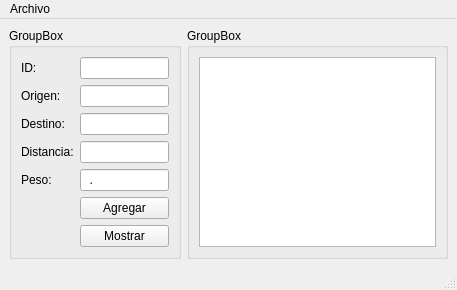
<?xml version="1.0" encoding="UTF-8"?>
<ui version="4.0">
 <class>MainWindow</class>
 <widget class="QMainWindow" name="MainWindow">
  <property name="geometry">
   <rect>
    <x>0</x>
    <y>0</y>
    <width>457</width>
    <height>274</height>
   </rect>
  </property>
  <property name="windowTitle">
   <string>MainWindow</string>
  </property>
  <widget class="QWidget" name="centralwidget">
   <layout class="QGridLayout" name="gridLayout">
    <item row="0" column="0">
     <widget class="QGroupBox" name="groupBox">
      <property name="title">
       <string>GroupBox</string>
      </property>
      <layout class="QGridLayout" name="gridLayout_2">
       <item row="0" column="1">
        <widget class="QLineEdit" name="lineEdit"/>
       </item>
       <item row="3" column="1">
        <widget class="QLineEdit" name="lineEdit_4">
         <property name="inputMask">
          <string>9999</string>
         </property>
        </widget>
       </item>
       <item row="4" column="1">
        <widget class="QLineEdit" name="lineEdit_5">
         <property name="inputMask">
          <string>99.9</string>
         </property>
        </widget>
       </item>
       <item row="1" column="0">
        <widget class="QLabel" name="label_2">
         <property name="text">
          <string>Origen:</string>
         </property>
        </widget>
       </item>
       <item row="2" column="1">
        <widget class="QLineEdit" name="lineEdit_3"/>
       </item>
       <item row="2" column="0">
        <widget class="QLabel" name="label_3">
         <property name="text">
          <string>Destino:</string>
         </property>
        </widget>
       </item>
       <item row="1" column="1">
        <widget class="QLineEdit" name="lineEdit_2"/>
       </item>
       <item row="0" column="0">
        <widget class="QLabel" name="label">
         <property name="text">
          <string>ID:</string>
         </property>
        </widget>
       </item>
       <item row="4" column="0">
        <widget class="QLabel" name="label_5">
         <property name="text">
          <string>Peso:</string>
         </property>
        </widget>
       </item>
       <item row="5" column="1">
        <widget class="QPushButton" name="pushButton">
         <property name="text">
          <string>Agregar</string>
         </property>
        </widget>
       </item>
       <item row="3" column="0">
        <widget class="QLabel" name="label_4">
         <property name="text">
          <string>Distancia:</string>
         </property>
        </widget>
       </item>
       <item row="6" column="1">
        <widget class="QPushButton" name="pushButton_2">
         <property name="text">
          <string>Mostrar</string>
         </property>
        </widget>
       </item>
      </layout>
     </widget>
    </item>
    <item row="0" column="1">
     <widget class="QGroupBox" name="groupBox_2">
      <property name="title">
       <string>GroupBox</string>
      </property>
      <layout class="QGridLayout" name="gridLayout_3">
       <item row="0" column="0">
        <widget class="QPlainTextEdit" name="plainTextEdit"/>
       </item>
      </layout>
     </widget>
    </item>
   </layout>
  </widget>
  <widget class="QMenuBar" name="menubar">
   <property name="geometry">
    <rect>
     <x>0</x>
     <y>0</y>
     <width>457</width>
     <height>21</height>
    </rect>
   </property>
   <widget class="QMenu" name="menuArchivo">
    <property name="title">
     <string>Archivo</string>
    </property>
    <addaction name="actionAbrir"/>
    <addaction name="actionGuardar"/>
   </widget>
   <addaction name="menuArchivo"/>
  </widget>
  <widget class="QStatusBar" name="statusbar"/>
  <action name="actionAbrir">
   <property name="text">
    <string>Abrir</string>
   </property>
   <property name="shortcut">
    <string>Ctrl+O</string>
   </property>
  </action>
  <action name="actionGuardar">
   <property name="text">
    <string>Guardar</string>
   </property>
   <property name="shortcut">
    <string>Ctrl+S</string>
   </property>
  </action>
 </widget>
 <tabstops>
  <tabstop>lineEdit</tabstop>
  <tabstop>lineEdit_2</tabstop>
  <tabstop>lineEdit_3</tabstop>
  <tabstop>lineEdit_4</tabstop>
  <tabstop>lineEdit_5</tabstop>
  <tabstop>pushButton</tabstop>
  <tabstop>pushButton_2</tabstop>
 </tabstops>
 <resources/>
 <connections/>
</ui>
